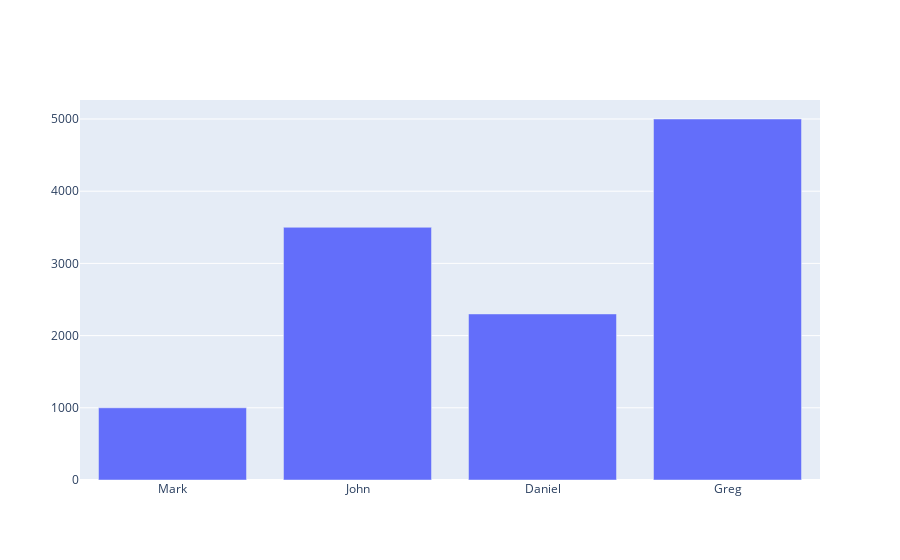

The notebook cell saved with this chart:
### Code cell
import plotly.graph_objects as go
salaries = [
  ("Mark", 1000),
  ("John", 3500),
  ("Daniel", 2300),
  ("Greg", 5000)
]
names = list(map(lambda tup:tup[0], salaries))
salary_values = list(map(lambda tup:tup[1], salaries))

fig = go.Figure([go.Bar(x=names, y=salary_values)])
fig.show()

### Figure 1 — Plotly figure (JSON) as saved in the notebook; plotly's stock layout.template omitted (floating-point values rounded to 4 significant figures)
{"data": [{"type": "bar", "x": ["Mark", "John", "Daniel", "Greg"], "y": [1000, 3500, 2300, 5000]}], "layout": {"autosize": true, "xaxis": {"autorange": true, "range": [-0.5, 3.5], "type": "category"}, "yaxis": {"autorange": true, "range": [0, 5263.0], "type": "linear"}}}
